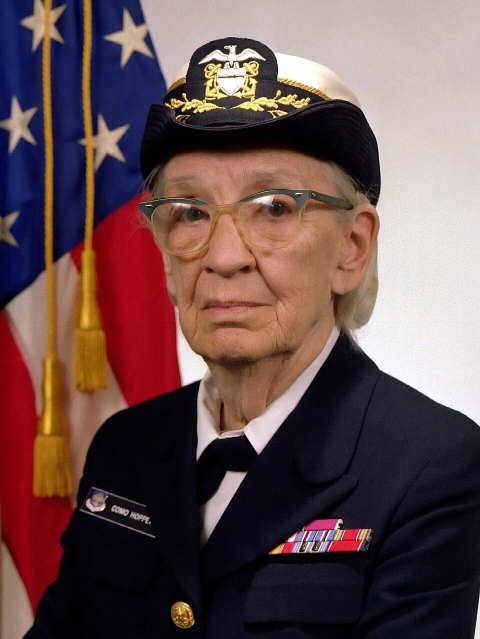
#> input picture CAD/STLs & blender/Hopper-3 square.jpg, 960 x 1277 px (shown at 1/2 size)
$ python polar.py 'CAD/STLs & blender/Hopper-3 square.jpg'
#> lines starting #> are read from the running program, lines starting #| are printed output that depends on the picture
#!/usr/bin/env python3
"""
polar.py - convert an image into a polar .bin for the holospin POV display.

Usage:
    python polar.py logo.png                      (64 columns, 72 LEDs, crop auto)
    python polar.py logo.png -c 64 -l 72 --crop fit
    python polar.py logo.png --crop width --flip

Output: polar_<name>.bin next to the input file, laid out as
    0xAA 0x55, then [column][led][R,G,B]
which is exactly what the ESP32 receiver expects (ImageColums x LedAmount x 3).

Crop modes (the circle is always centered on the image):
    width   circle diameter = image width  (extra circle area is black)
    height  circle diameter = image height (left/right edges are cut off)
    auto    circle diameter = the smaller of width/height (largest circle that fits)
    fit     image corners touch the circle (whole image inside, extra area black)

Each polar cell (one column x one LED ring) is the average of every
cartesian pixel that falls inside that wedge. LED 0 is at the center,
angle 0 points right and increases counter-clockwise.
"""
import argparse
import math
import sys
from pathlib import Path

from PIL import Image

HEADER = b"\xAA\x55"
WORK_SIZE = 1024  # canvas is shrunk to at most this many px before sampling


def load_rgb(path):
    """Open an image as RGB, flattening any transparency onto black."""
    img = Image.open(path)
#> img is the input picture: PIL image 960x1277 RGB; mean R, G, B 104.6, 80.2, 79.7
    if img.mode in ("RGBA", "LA", "PA") or "transparency" in img.info:
        rgba = img.convert("RGBA")
        bg = Image.new("RGB", rgba.size, (0, 0, 0))
        bg.paste(rgba, mask=rgba.getchannel("A"))
        return bg
    return img.convert("RGB")


def square_canvas(img, crop):
    """Square canvas whose inscribed circle is the polar disc."""
#> called with crop = 'auto'
    w, h = img.size
#> w = 960; h = 1277
    if crop == "width":
        d = w
    elif crop == "height":
        d = h
    elif crop == "auto":
        d = min(w, h)
#> d = 960
    else:  # fit
        d = math.ceil(math.hypot(w, h))
    left = (w - d) // 2
#> left = 0
    top = (h - d) // 2
#> top = 158
    # crop() with a box that goes past the image fills the outside with black
    return img.crop((left, top, left + d, top + d))
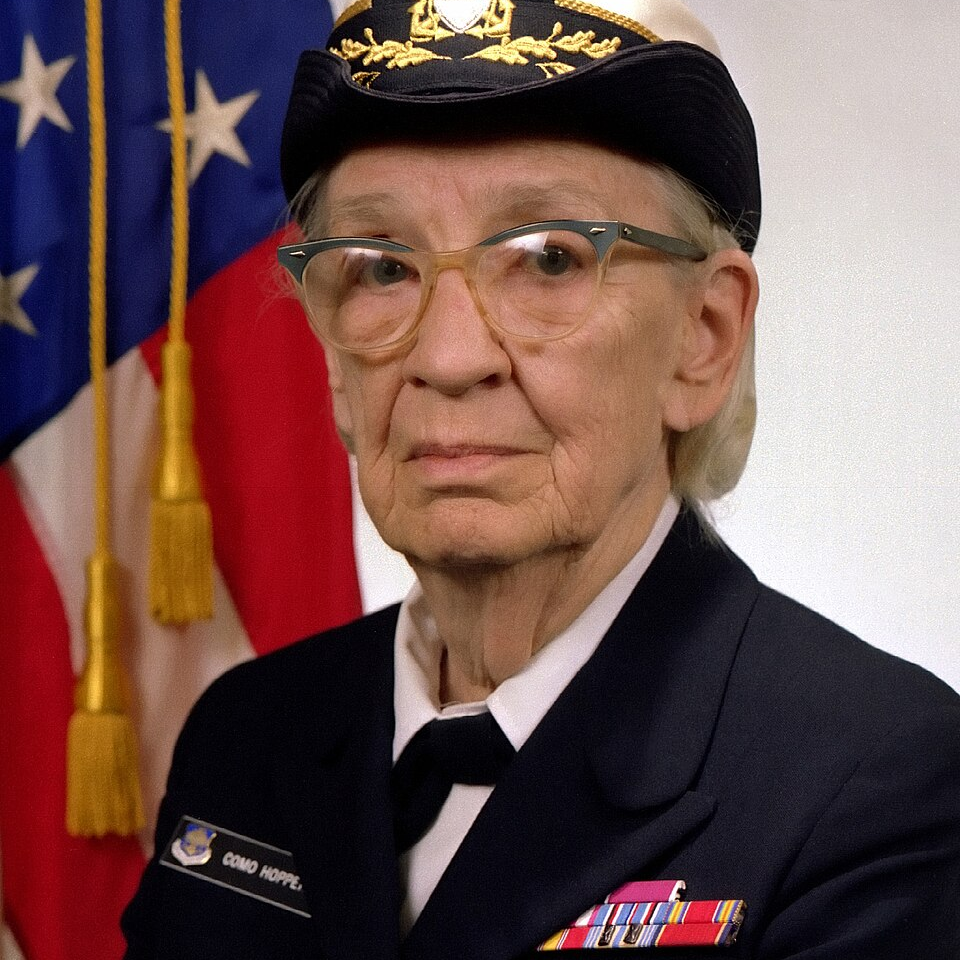
#> returned value: PIL image 960x960 RGB; mean R, G, B 110.1, 80.3, 77.7


def to_polar(canvas, cols, leds, flip, reverse, gamma):
#> called with cols = 64, leds = 72, flip = False, reverse = False, gamma = 2.2
    if canvas.width > WORK_SIZE:
        canvas = canvas.resize((WORK_SIZE, WORK_SIZE), Image.LANCZOS)
    size = canvas.width
#> size = 960
    pix = canvas.load()
    R = size / 2
#> R = 480
    two_pi = 2 * math.pi

    n = cols * leds
    sr = [0] * n
    sg = [0] * n
    sb = [0] * n
    cnt = [0] * n

    # Cartesian -> polar: drop every pixel into the cell it falls in
    for y in range(size):
        dy = R - (y + 0.5)
        for x in range(size):
            dx = (x + 0.5) - R
            rho = math.hypot(dx, dy)
            if rho >= R:
                continue
            led = min(int(rho / R * leds), leds - 1)
            if reverse:
                led = leds - 1 - led
            ang = math.atan2(dy, dx)
            if flip:
                ang = -ang
            col = int((ang % two_pi) / two_pi * cols) % cols
            k = col * leds + led
            r, g, b = pix[x, y]
            sr[k] += r
            sg[k] += g
            sb[k] += b
            cnt[k] += 1
#> after the loop, cnt = 4608 values, max 318 at index 71, min 0 at index 504, mean 157.1; sb = 4608 values, max 78269 at index 1223, min 0 at index 504, mean 11954.2; sg = 4608 values, max 79094 at index 1223, min 0 at index 504, mean 12893.9; sr = 4608 values, max 79479 at index 1223, min 0 at index 504, mean 17761.4

    lut = [round(255 * (i / 255) ** gamma) for i in range(256)]
    out = bytearray(n * 3)

    for k in range(n):
        c = cnt[k]
        if c:
            r, g, b = sr[k] / c, sg[k] / c, sb[k] / c
        else:
            # tiny cell with no pixel inside: sample its center instead
            col, led = divmod(k, leds)
            if reverse:
                led = leds - 1 - led
            ang = (col + 0.5) / cols * two_pi
            if flip:
                ang = -ang
            rr = (led + 0.5) / leds * R
            x = min(max(int(R + rr * math.cos(ang)), 0), size - 1)
            y = min(max(int(R - rr * math.sin(ang)), 0), size - 1)
            r, g, b = pix[x, y]
        out[k * 3] = lut[int(round(r))]
        out[k * 3 + 1] = lut[int(round(g))]
        out[k * 3 + 2] = lut[int(round(b))]
#> this loop made 4608 passes
#> (c, r, g, b) on passes 1 to 12: (2, 179, 120.5, 94), (6, 172, 115, 85.83), (12, 165.8, 111.1, 79.92), (16, 168.1, 112.1, 81.56), (18, 167.4, 108.8, 78.67), (25, 177.2, 116.8, 83.88), (28, 184.8, 124.8, 89.89), (31, 185.9, 126.6, 92.19), (39, 189.3, 129.3, 95.31), (41, 190.9, 129.1, 95.73), (44, 187.9, 127.9, 94.68), (53, 174.2, 113.9, 82.3)
    return bytes(out)


def main():
    ap = argparse.ArgumentParser(description="Image -> polar .bin for the holospin display")
    ap.add_argument("file", help="input image (png, jpg, bmp, ...)")
    ap.add_argument("-c", "--cols", type=int, default=64, help="columns around the circle (ImageColums)")
    ap.add_argument("-l", "--leds", type=int, default=72, help="LEDs per strip (LedAmount)")
    ap.add_argument("--crop", choices=["width", "height", "auto", "fit"], default="auto")
    ap.add_argument("--gamma", type=float, default=2.2, help="LED gamma, 1.0 to disable")
    ap.add_argument("--flip", action="store_true", help="mirror the image")
    ap.add_argument("--reverse", action="store_true", help="LED 0 at the outer edge instead of the center")
    args = ap.parse_args()

    if args.cols < 1 or args.leds < 1:
        sys.exit("cols and leds must be at least 1")

    src = Path(args.file)
    img = load_rgb(src)
    canvas = square_canvas(img, args.crop)
    data = to_polar(canvas, args.cols, args.leds, args.flip, args.reverse, args.gamma)

    out = src.with_name(f"polar_{src.stem}.bin")
    out.write_bytes(HEADER + data)
    print(f"{src.name}: {img.width}x{img.height}, crop={args.crop}, circle={canvas.width}px")
#| Hopper-3 square.jpg: 960x1277, crop=auto, circle=960px
    print(f"wrote {out} ({len(HEADER) + len(data)} bytes = 2 header + {args.cols}x{args.leds}x3)")
#| wrote CAD/STLs & blender/polar_Hopper-3 square.bin (13826 bytes = 2 header + 64x72x3)


if __name__ == "__main__":
    main()
